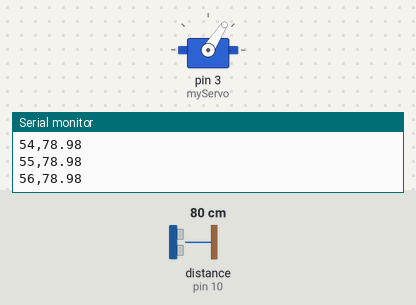
A sketch run on a simulated Arduino Uno, built with avr-gcc and run on an emulated ATmega328P. On the bench: servo, the last lines printed to the serial monitor. Wiring (inferred from the names in the program): ultrasonic range finder: trigger pin 9; echo pin 10. The inputs (shaded band) are chosen by the test bench; at power-on: distance to the obstacle (sensor on pin 10) 80 cm. The echo pulse lasts 58.3 µs per cm.

Above: at 1.2 s.
1.3 s: distance to the obstacle (sensor on pin 10) set to 120 cm
At 4.04 s:
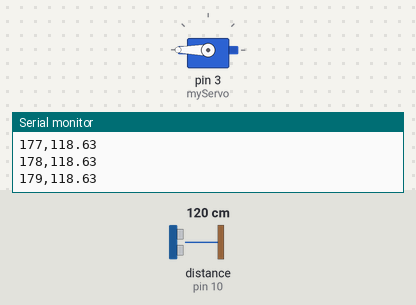
4.3 s: distance to the obstacle (sensor on pin 10) set to 2 cm
At 5.2 s:
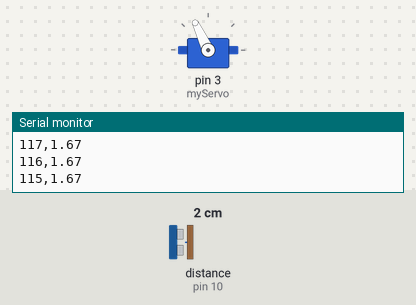
7.3 s: distance to the obstacle (sensor on pin 10) set to 60 cm
10.3 s: distance to the obstacle (sensor on pin 10) set to 4 cm
At 11.0 s:
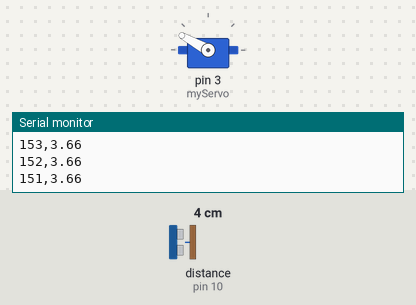
Timing chart, 0 to 14.3 s (numbered marks = the images above; inputs shaded):
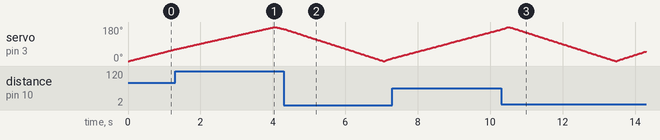

The sketch:

Radar.ino
```cpp
#include <Servo.h>

const int trigPin = 9;
const int echoPin = 10;
Servo myServo;

void setup() {
  Serial.begin(9600); // Initialize serial communication
  pinMode(trigPin, OUTPUT);
  pinMode(echoPin, INPUT);
  myServo.attach(3); // Attach servo to pin 3
}

void loop() {
  for (int angle = 0; angle <= 180; angle += 1) {
    myServo.write(angle); // Rotate servo to the current angle
    delay(15); // Wait for the servo to move

    digitalWrite(trigPin, LOW);
    delayMicroseconds(2);
    digitalWrite(trigPin, HIGH);
    delayMicroseconds(10);
    digitalWrite(trigPin, LOW);

    long duration = pulseIn(echoPin, HIGH);
    float distance = (duration * 0.034) / 2; // Calculate distance in cm

    Serial.print(angle); // Send servo angle
    Serial.print(",");
    Serial.println(distance); // Send distance
  }

  for (int angle = 180; angle >= 0; angle -= 1) {
    myServo.write(angle); // Rotate servo back to the current angle
    delay(15);

    digitalWrite(trigPin, LOW);
    delayMicroseconds(2);
    digitalWrite(trigPin, HIGH);
    delayMicroseconds(10);
    digitalWrite(trigPin, LOW);

    long duration = pulseIn(echoPin, HIGH);
    float distance = (duration * 0.034) / 2;

    Serial.print(angle); // Send servo angle
    Serial.print(",");
    Serial.println(distance); // Send distance
  }
}
```
